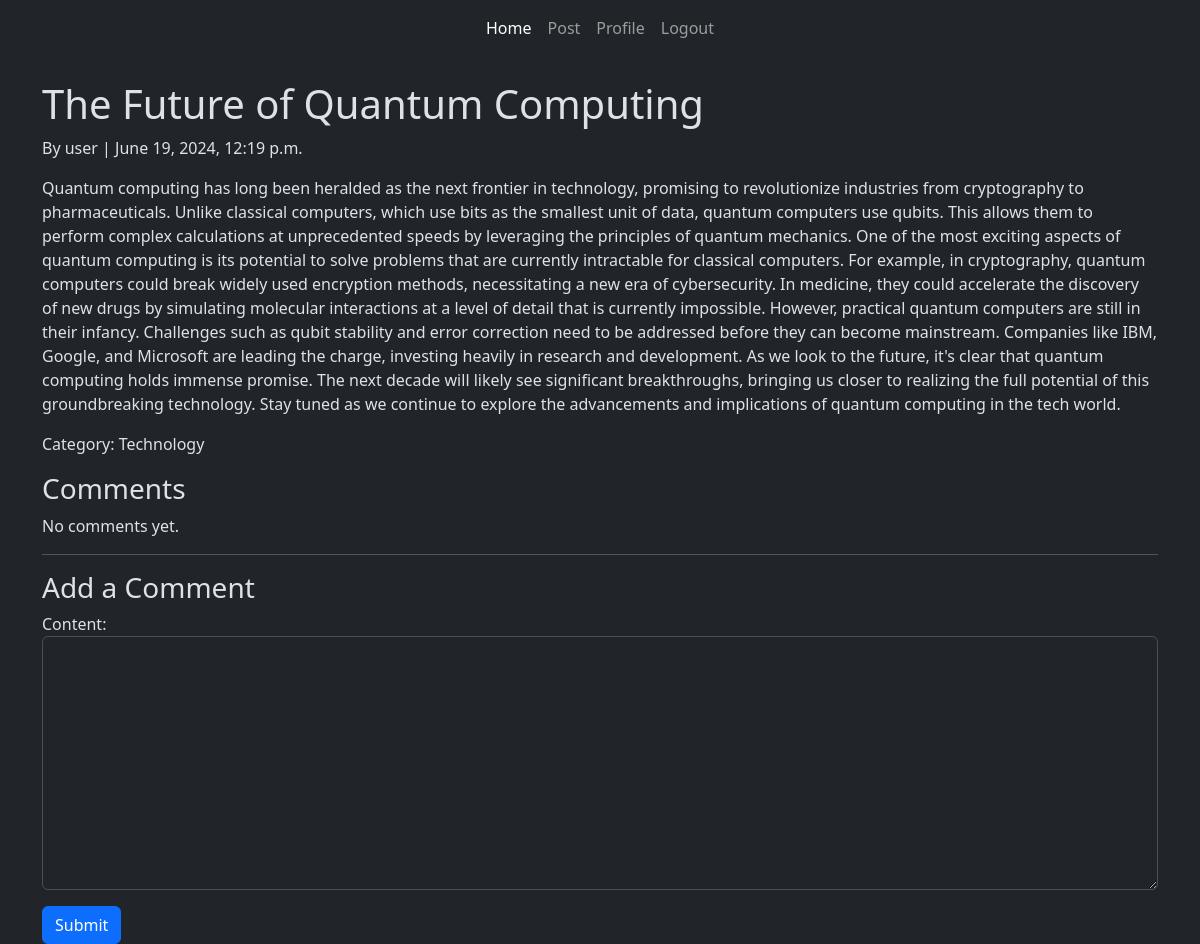
Page /post/the-future-of-quantum-computing/ (signed in) on the committed database.
### mainapp/models.py (models this page shows, shortened)
class Post(models.Model):
    title = models.CharField(max_length=200)
    content = models.TextField()
    author = models.ForeignKey(User, on_delete=models.CASCADE)
    created_at = models.DateTimeField(auto_now_add=True)
    updated_at = models.DateTimeField(auto_now=True)
    slug = models.SlugField(max_length=200, unique=True, blank=True)
    published = models.BooleanField(default=False)
    category = models.ForeignKey(Category, on_delete=models.SET_NULL, null=True, blank=True)

class Category(models.Model):
    name = models.CharField(max_length=100)

### mainapp/views.py (the view)
# urls.py: path('post/<slug:slug>/', views.post_detail, name='post_detail'),
@login_required(login_url='login')
def post_detail(request, slug):
    post = get_object_or_404(Post, slug=slug)
    comments = post.comments.all()
    new_comment = None
    if request.method == "POST":
        comment_form = CommentForm(request.POST)
        if comment_form.is_valid():
            new_comment = comment_form.save(commit=False)
            new_comment.author = request.user
            new_comment.post = post
            new_comment.save()
            return redirect('post_detail', slug=slug)
    else:
        comment_form = CommentForm()
    return render(request, 'mainapp/post_detail.html', {
        'post': post,
        'comments':comments,
        'comment_form':comment_form,
        })

### mainapp/forms.py
class CommentForm(forms.ModelForm):
    class Meta:
        model = Comment
        fields = ['content',]
        widgets = {
            'content': forms.Textarea(attrs={'class': 'form-control'}),
        }

### mainapp/templates/mainapp/post_detail.html (shortened to what this page needs)
<!DOCTYPE html>
<html lang="en" data-bs-theme="dark">
<head>
    <link href="https://cdn.jsdelivr.net/npm/bootstrap@5.3.3/dist/css/bootstrap.min.css" rel="stylesheet" />
</head>
<body>
    {% include 'includes/nav.html' %}
    <div class="container" id="main-container">
        <h1>{{ post.title }}</h1>
        <p>By {{ post.author.username }} | {{ post.created_at }}</p>
        <p>{{ post.content }}</p>
        <p>Category: {{ post.category.name }}</p>
        <h3>Comments</h3>
        {% if comments %}
            <div class="list-group">
                {% for comment in comments %}
                    <div class="list-group-item">
                        <h5 class="mb-1">{{ comment.author.username }}</h5>
                        <p class="mb-1">{{ comment.content }}</p>
                        <small>{{ comment.created_at }}</small>
                    </div>
                {% endfor %}
            </div>
        {% else %}
            <p>No comments yet.</p>
        {% endif %}
        <hr>
        <h3>Add a Comment</h3>
        <form action="" method="POST">
            {{ comment_form.as_p }}
            <button class="btn btn-primary" type="submit">Submit</button>
        </form>
    </div>
</body>
</html>

### mainapp/templates/mainapp/post_detail.html (style rules this page uses)
#main-container { margin-top: 80px; }

### rows in the picture
Post: title "The Future of Quantum Computing", author.username "user", created_at "June 19, 2024, 12:19 p.m.", content "Quantum computing has long been heralded as the next frontier in technology, promising to revolutionize industries from cryptography to pharmaceuticals. Unlike classical computers, which use bits as the smallest unit of data, quantum computers use qubits. This allows them to perform complex calculations at unprecedented speeds by leveraging the principles of quantum mechanics. One of the most exciting aspects of quantum computing is its potential to solve problems that are currently intractable for classical computers. For example, in cryptography, quantum computers could break widely used encryption methods, necessitating a new era of cybersecurity. In medicine, they could accelerate the…", category.name "Technology"
